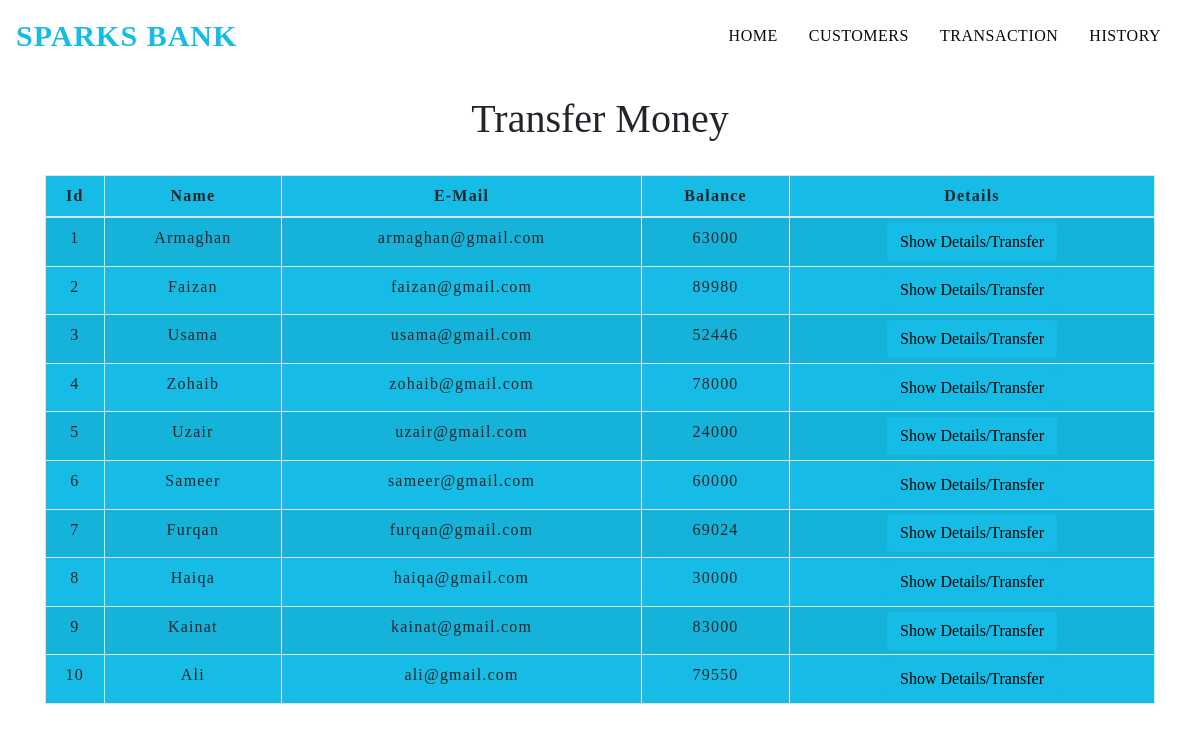
The app's page /transfermoney.php with its own data.
### tables this page shows
CREATE TABLE `users_details` (
  `id` int(5) NOT NULL,
  `name` varchar(100) NOT NULL,
  `email` varchar(150) NOT NULL,
  `balance` int(10) NOT NULL
);

### transfermoney.php (the view, shortened to what this page needs)
<!DOCTYPE html>
<html lang="en">
<head>
    <link rel="stylesheet" href="https://maxcdn.bootstrapcdn.com/bootstrap/4.0.0/css/bootstrap.min.css">
    <link rel="stylesheet" type="text/css" href="css/Table.css">
    <link rel="stylesheet" type="text/css" href="css/Navbar.css">
</head>
<body>
<?php
    include 'config.php';
    $sql = "SELECT * FROM users_details";
    $result = mysqli_query($conn,$sql);
?>
<?php
  include 'navbar.php';
?>
<div class="container">
        <h2 class="text-center pt-4">Transfer Money</h2>
        <br>
            <div class="row">
                <div class="col">
                    <div class="table-responsive-sm">
                    <table class="table table-hover table-sm table-striped table-condensed table-bordered">
                        <thead>
                            <tr>
                            <th scope="col" class="text-center py-2">Id</th>
                            <th scope="col" class="text-center py-2">Name</th>
                            <th scope="col" class="text-center py-2">E-Mail</th>
                            <th scope="col" class="text-center py-2">Balance</th>
                            <th scope="col" class="text-center py-2">Details</th>
                            </tr>
                        </thead>
                        <tbody>
                <?php
                    while($rows=mysqli_fetch_assoc($result)){
                ?>
                    <tr>
                        <td class="py-2"><?php echo $rows['id'] ?></td>
                        <td class="py-2"><?php echo $rows['name']?></td>
                        <td class="py-2"><?php echo $rows['email']?></td>
                        <td class="py-2"><?php echo $rows['balance']?></td>
                        <td><a href="selecteduserdetail.php?id= <?php echo $rows['id'] ;?>"> <button type="button" class="btn">Show Details/Transfer</button></a></td>
                    </tr>
                <?php
                    }
                ?>
                        </tbody>
                    </table>
                    </div>
                </div>
            </div>
         </div>
</body>
</html>

### css/Table.css (style rules this page uses)
* { padding: 0; margin: 0; box-sizing: border-box; font-family: s; }
h2 { font-size: 40px; }
table { letter-spacing: 1.2px; }
.table-striped { background-color: #16bce5; }
td { text-align: center; }
button { border: none; background: #16bce5; transition: 1s; }

### transfermoney.php (style rules this page uses)
button { transition: 1.5s; }

### records on screen
users_details: id "1", name "Armaghan", email "armaghan@gmail.com", balance "63000"
users_details: id "2", name "Faizan", email "faizan@gmail.com", balance "89980"
users_details: id "3", name "Usama", email "usama@gmail.com", balance "52446"
users_details: id "4", name "Zohaib", email "zohaib@gmail.com", balance "78000"
users_details: id "5", name "Uzair", email "uzair@gmail.com", balance "24000"
users_details: id "6", name "Sameer", email "sameer@gmail.com", balance "60000"
users_details: id "7", name "Furqan", email "furqan@gmail.com", balance "69024"
users_details: id "8", name "Haiqa", email "haiqa@gmail.com", balance "30000"
users_details: id "9", name "Kainat", email "kainat@gmail.com", balance "83000"
users_details: id "10", name "Ali", email "ali@gmail.com", balance "79550"
